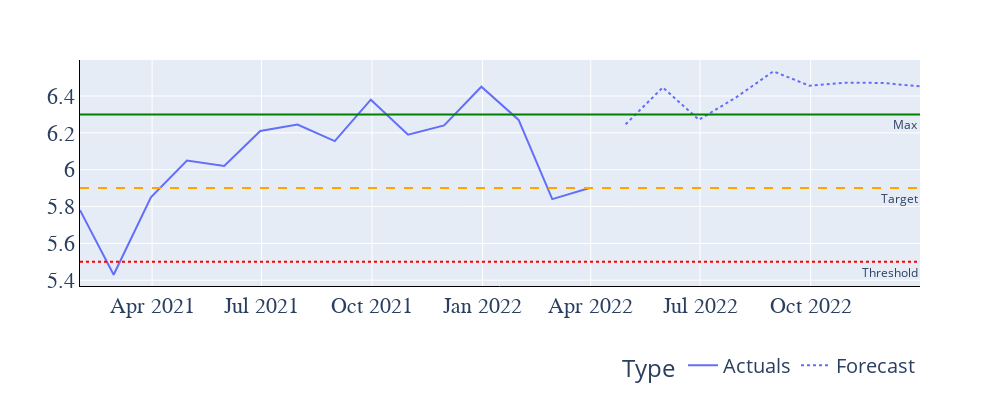

Source (notebook cell):
### Code cell
fig = px.line(
    df2, 
    x = 'date',
    y = 'AFICS',
    line_dash='Type',
    width=1000, height=400
)
fig.update_layout(legend=dict(
    orientation="h",
    yanchor="bottom",
    y=-.45,
    xanchor="right",
    x=1,
    font = dict(
        size=20)
)),
fig.update_layout(
    title_x=0.5)
fig.update_layout(
    title={
        'font': dict(
        size=30

    )
    }
    )
fig.update_layout(
    xaxis_title = '', # title for x axis 
    yaxis_title = '', # title for y axis 
    xaxis = dict(           # attribures for x axis 
        showline = True,
        showgrid = True,
        linecolor = 'black',
        
        tickfont = dict(
            family = 'Calibri',
            size = 22
        )
    ),
    yaxis = dict(           # attribures for y axis 
        showline = True,
        showgrid = True,
        linecolor = 'black',
        tickfont = dict(
            family = 'Times New Roman',
            size = 22
        ) 
    )
)
fig.add_hline(y=5.5, line_dash="dot",
              annotation_text="Threshold",
              line_color='red',
             annotation_position="bottom right")
fig.add_hline(y=5.9, line_dash="dash",
              annotation_text="Target",
              line_color='orange',
             annotation_position="bottom right")
fig.add_hline(y=6.3, line_dash="solid",
              annotation_text="Max",
              line_color='green',
             annotation_position="bottom right")

### Figure 1 — Plotly figure (JSON) as saved in the notebook; plotly's stock layout.template omitted (floating-point values rounded to 4 significant figures)
{"data": [{"hovertemplate": "Type=Actuals<br>date=%{x}<br>AFICS=%{y}<extra></extra>", "legendgroup": "Actuals", "line": {"color": "#636efa", "dash": "solid"}, "marker": {"symbol": "circle"}, "mode": "lines", "name": "Actuals", "orientation": "v", "showlegend": true, "type": "scatter", "x": ["2021-01-31T00:00:00", "2021-02-28T00:00:00", "2021-03-31T00:00:00", "2021-04-30T00:00:00", "2021-05-31T00:00:00", "2021-06-30T00:00:00", "2021-07-31T00:00:00", "2021-08-31T00:00:00", "2021-09-30T00:00:00", "2021-10-31T00:00:00", "2021-11-30T00:00:00", "2021-12-31T00:00:00", "2022-01-31T00:00:00", "2022-02-28T00:00:00", "2022-03-31T00:00:00"], "xaxis": "x", "y": [5.78, 5.43, 5.85, 6.05, 6.02, 6.21, 6.245, 6.155, 6.38, 6.19, 6.24, 6.45, 6.27, 5.84, 5.9], "yaxis": "y"}, {"hovertemplate": "Type=Forecast<br>date=%{x}<br>AFICS=%{y}<extra></extra>", "legendgroup": "Forecast", "line": {"color": "#636efa", "dash": "dot"}, "marker": {"symbol": "circle"}, "mode": "lines", "name": "Forecast", "orientation": "v", "showlegend": true, "type": "scatter", "x": ["2022-04-30T00:00:00", "2022-05-31T00:00:00", "2022-06-30T00:00:00", "2022-07-31T00:00:00", "2022-08-31T00:00:00", "2022-09-30T00:00:00", "2022-10-31T00:00:00", "2022-11-30T00:00:00", "2022-12-31T00:00:00"], "xaxis": "x", "y": [6.246, 6.447, 6.271, 6.392, 6.534, 6.456, 6.472, 6.471, 6.452], "yaxis": "y"}], "layout": {"annotations": [{"showarrow": false, "text": "Threshold", "x": 1, "xanchor": "right", "xref": "x domain", "y": 5.5, "yanchor": "top", "yref": "y"}, {"showarrow": false, "text": "Target", "x": 1, "xanchor": "right", "xref": "x domain", "y": 5.9, "yanchor": "top", "yref": "y"}, {"showarrow": false, "text": "Max", "x": 1, "xanchor": "right", "xref": "x domain", "y": 6.3, "yanchor": "top", "yref": "y"}], "height": 400, "legend": {"font": {"size": 20}, "orientation": "h", "title": {"text": "Type"}, "tracegroupgap": 0, "x": 1, "xanchor": "right", "y": -0.45, "yanchor": "bottom"}, "margin": {"t": 60}, "shapes": [{"line": {"color": "red", "dash": "dot"}, "type": "line", "x0": 0, "x1": 1, "xref": "x domain", "y0": 5.5, "y1": 5.5, "yref": "y"}, {"line": {"color": "orange", "dash": "dash"}, "type": "line", "x0": 0, "x1": 1, "xref": "x domain", "y0": 5.9, "y1": 5.9, "yref": "y"}, {"line": {"color": "green", "dash": "solid"}, "type": "line", "x0": 0, "x1": 1, "xref": "x domain", "y0": 6.3, "y1": 6.3, "yref": "y"}], "title": {"font": {"size": 30}, "x": 0.5}, "width": 1000, "xaxis": {"anchor": "y", "autorange": true, "domain": [0, 1], "linecolor": "black", "range": ["2021-01-31", "2022-12-31"], "showgrid": true, "showline": true, "tickfont": {"family": "Calibri", "size": 22}, "title": {"text": ""}, "type": "date"}, "yaxis": {"anchor": "x", "autorange": true, "domain": [0, 1], "linecolor": "black", "range": [5.369, 6.595], "showgrid": true, "showline": true, "tickfont": {"family": "Times New Roman", "size": 22}, "title": {"text": ""}, "type": "linear"}}}
